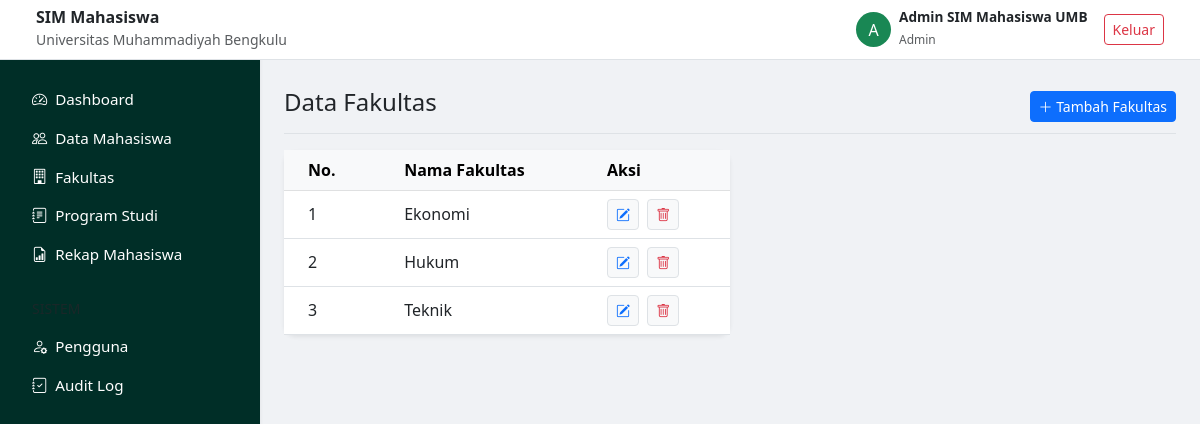
The app's page /pages/fakultas/index.php (signed in) with its own data.
### tables this page shows
CREATE TABLE IF NOT EXISTS fakultas (
    id INT AUTO_INCREMENT PRIMARY KEY,
    nama_fakultas VARCHAR(100) NOT NULL
);

### pages/fakultas/index.php (the view, shortened to what this page needs)
<?php
require_once '../../includes/header.php';
require_once '../../includes/sidebar.php';
$result = mysqli_query($conn, "SELECT * FROM fakultas ORDER BY nama_fakultas ASC");
?>
<div class="d-flex justify-content-between flex-wrap flex-md-nowrap align-items-center pt-3 pb-2 mb-3 border-bottom">
    <h1 class="h4">Data Fakultas</h1>
    <button class="btn btn-primary btn-sm" data-bs-toggle="modal" data-bs-target="#modalTambah">
        <i class="bi bi-plus-lg"></i> Tambah Fakultas
    </button>
</div>
<div class="card shadow-sm col-lg-6">
    <div class="card-body p-0">
        <div class="table-responsive">
            <table class="table table-hover align-middle mb-0">
                <thead class="table-light">
                    <tr>
                        <th class="px-4">No.</th>
                        <th>Nama Fakultas</th>
                        <th>Aksi</th>
                    </tr>
                </thead>
                <tbody>
                    <?php
                    $no = 1;
                    while ($row = mysqli_fetch_assoc($result)):
                    ?>
                    <tr>
                        <td class="px-4"><?= $no++ ?></td>
                        <td><?= $row['nama_fakultas'] ?></td>
                        <td>
                            <button class="btn btn-light btn-sm text-primary border me-1" data-bs-toggle="modal" data-bs-target="#modalEdit<?= $row['id'] ?>" title="Edit">
                                <i class="bi bi-pencil-square"></i>
                            </button>
                            <a href="?hapus=<?= $row['id'] ?>" class="btn btn-light btn-sm text-danger border" onclick="return confirm('Hapus fakultas ini? Semua data prodi terkait akan ikut terhapus.')" title="Hapus">
                                <i class="bi bi-trash"></i>
                            </a>
                        </td>
                    </tr>
                    <?php endwhile; ?>
                </tbody>
            </table>
        </div>
    </div>
</div>
<?php require_once '../../includes/footer.php'; ?>

### assets/css/style.css (style rules this page uses)
body { background-color: #f0f2f5; font-family: 'Segoe UI', Tahoma, Geneva, Verdana, sans-serif; }
.card { border: none; border-radius: 12px; box-shadow: 0 0.125rem 0.25rem rgba(0, 0, 0, 0.075); }

### records on screen
fakultas: nama_fakultas "Ekonomi"
fakultas: nama_fakultas "Hukum"
fakultas: nama_fakultas "Teknik"

### other values on screen
substr($_SESSION['nama_lengkap'], 0, 1) "A"
$_SESSION['nama_lengkap'] "Admin SIM Mahasiswa UMB"
$_SESSION['role'] "Admin"
